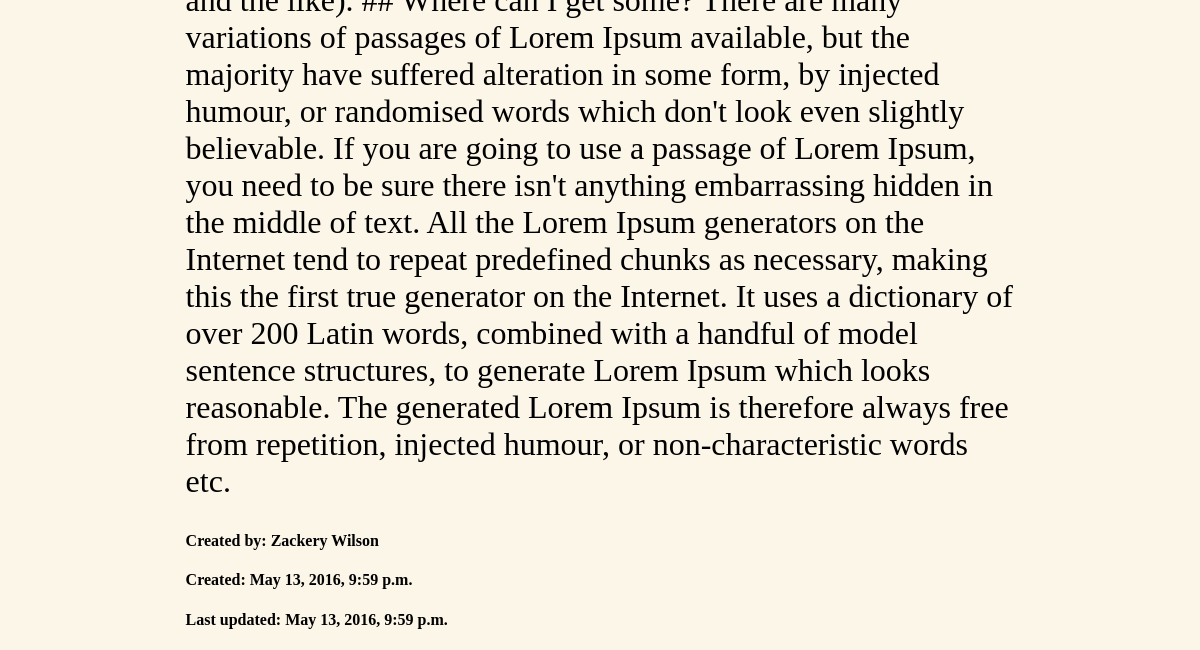
The page /posts/lorem-ipsum/ (lower part) on the database as committed earlier.
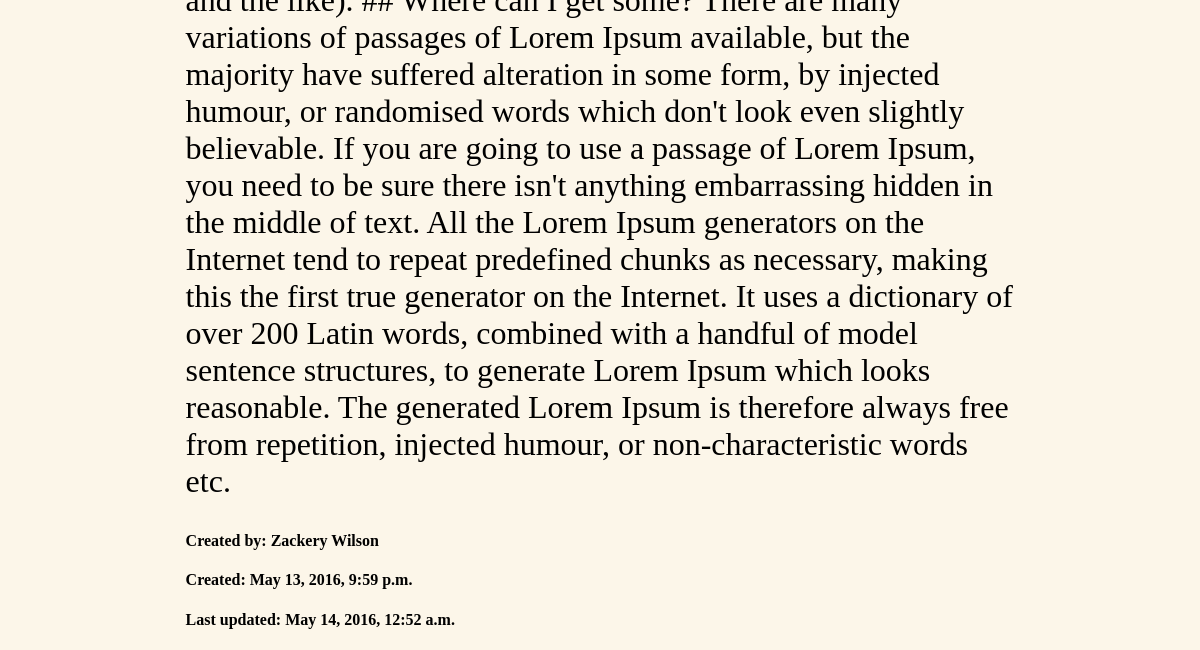
The same page on the database as committed later.
### posts/models.py (models this page shows, shortened)
class Post(models.Model):
	genre= models.CharField(max_length=25, default="Opinion")
	user = models.ForeignKey(settings.AUTH_USER_MODEL, default=1)
	title = models.CharField(max_length=120)
	slug = models.SlugField(unique=True)
	image = models.ImageField(
		upload_to=upload_location,
		null=True,
		width_field="width_field",
		height_field="height_field"
	)
	height_field = models.IntegerField(default=0)
	width_field = models.IntegerField(default=0)
	body = models.TextField(max_length=20000)
	draft = models.BooleanField(default=False)
	publish = models.DateField(auto_now=False, auto_now_add=False)
	updated = models.DateTimeField(auto_now=True, auto_now_add=False)
	timestamp = models.DateTimeField(auto_now=False, auto_now_add=True)

### posts/views.py (the view)
# urls.py: url(r'^(?P<slug>[\w-]+)/$', post_detail, name='detail'),
def post_detail(request, slug=None):
	instance = get_object_or_404(Post, slug=slug)
	context = {
		"title": instance.title,
		"instance": instance,
	}
	return render(request, "post_detail.html", context)

### templates/post_detail.html (shortened to what this page needs)
{% extends "base.html" %}
{% block content %}
	<div class='post_body'><p>{{ instance.body }}</p></div>
	<div class="post_credits">
		<h4>Created by: {{ instance.user.get_full_name }}</h4>
		<h4>Created: {{ instance.timestamp }}</h4>
		<h4>Last updated: {{ instance.updated }}</h4>
	</div>
{% endblock content %}

### templates/base.html (shortened to what this page needs)
{% load staticfiles %}
<!DOCTYPE html>
<html>
	<head>
	<link rel="stylesheet" type="text/css" href="{% static 'css/base.css' %}">
	</head>
	<body>
		<div class="container">
			{% block content %}
			{% endblock content %}
		</div>
	</body>
</html>

### static/css/base.css (style rules this page uses)
body { background: #fcf6e9; }
* { list-style: none; }
.post_credits { margin-left: 15%; text-align: left; }
.post_body { width: 70%; margin: auto; }
.post_body p { font-size: 2em; }

Rows that differ between the two databases and show on the page:
changed Post "Zackery Wilson": updated "May 13, 2016, 9:59 p.m." → "May 14, 2016, 12:52 a.m."
